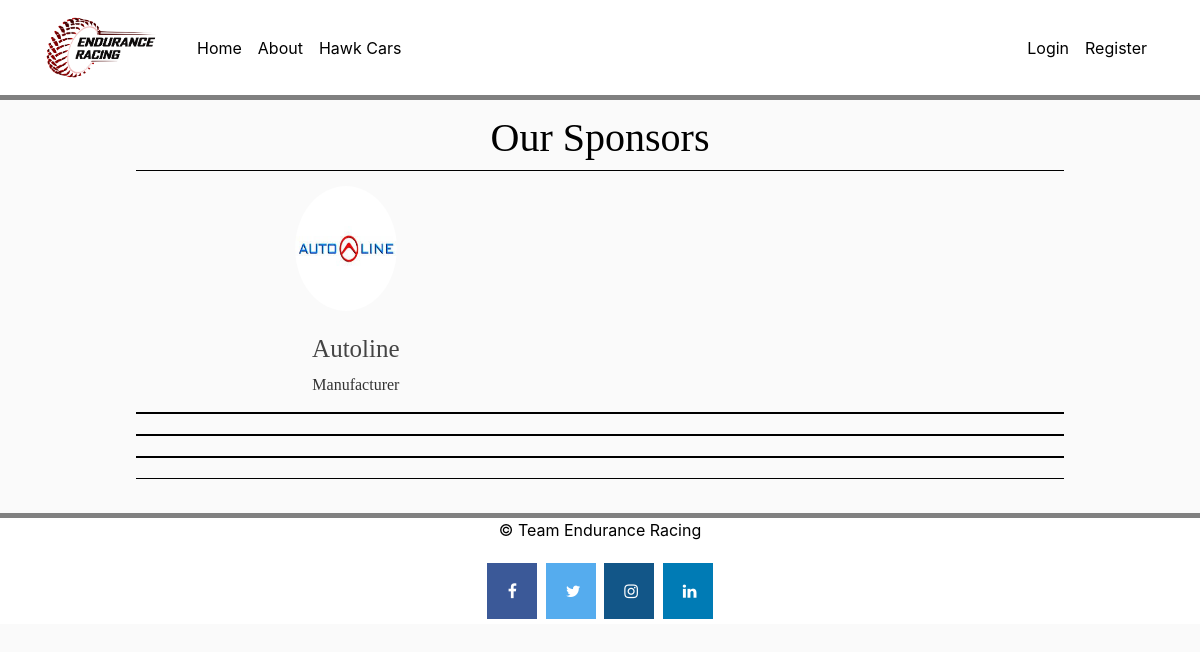
The app's page /HAWK/sponsors/10/ with its own data.
### HAWK/models.py (models this page shows, shortened)
class Team_Sponsors(models.Model):
    Sponsor_type = (('Platinum','Platinum'),( 'Gold', 'Gold') ,('Silver','Silver'), ('Bronze','Bronze'))
    team = models.ForeignKey(Team, on_delete=models.CASCADE)
    image = models.ImageField(default='default.jpg', upload_to ='HAWK/Sponsors')
    name = models.CharField(max_length=50, default="None")
    about_Sponsor_in_short = models.CharField(max_length=100, default="None")
    about_Sponsor = models.TextField(default="None")
    Sponsorship_Package = models.CharField(max_length=10, choices=Sponsor_type ,default= 'Gold')
    Link_Website = models.CharField(max_length=250, default='None')
    Link_Instagram = models.CharField(max_length=250, default='None')
    Link_Facebook = models.CharField(max_length=250, default='None')
    Link_Twitter = models.CharField(max_length=250, default='None')

### HAWK/views.py (the view)
# urls.py: path('sponsors/<car_number>/', SponsorList, name='HAWK-Sponsors'),
def SponsorList(request, car_number):
    context = {
               'Sponsorship_Packages' : ['Platinum','Gold','Silver','Bronze'],
               'Sponsors': Team_Sponsors.objects.filter(team__car_number = car_number)
               }
    return render(request, 'HAWK/Sponsors.html', context)

### HAWK/templates/HAWK/Sponsors.html (shortened to what this page needs)
<!DOCTYPE html>
{%extends "HomePage/base.html"%}
{% load static %}
{%block content%}
    <html>
    <head>
    <h1 style="text-align:center; color:#000000" > Our Sponsors </h1>
    </head>
    <body>
    {% for Sponsorship_Package in Sponsorship_Packages %}
    <div class="bordered">
    <div class="container_center" style="width:80%;">
        <div class="row">
            {% for sponsor in Sponsors %}
                {% if sponsor.Sponsorship_Package == Sponsorship_Package %}
                        <div class="col-sm-4" style="text-align:center; padding: 5px 20px;">
                            <img  class= "rounded-circle account-img"  src="{{sponsor.image.url}}" style="width:50%">
                            <h2><a class="article-title" style="font-size:25px;" href="{% url 'HAWK-AboutSponsor' sponsor.team.car_number sponsor.id %}">{{ sponsor.name }}</a></h2>
                            <div class="caption" >{{sponsor.about_Sponsor_in_short}}</div>
                        </div>
                  {% endif %}
           {% endfor %}
        </div>
    </div>
    </div>
    {% endfor %}
    <br>
    </body>
    </html>
{% endblock content%}

### HomePage/static/HomePage/main.css (style rules this page uses)
body { background: #fafafa; color: #333333; margin-top: 5rem; }
h1, h2, h3, h4, h5, h6 { color: #444444; }
div.bordered { margin: auto; border-bottom: 1px solid #000000; border-top: 1px solid #000000; width:80%; }
DIV.container_center { font-family:verdana; padding: 10px 20px; border-radius: 3px; margin-bottom: 20px; margin: auto; width: 80%; }
DIV.container_center h2 { text-align: center; }
.article-title { color: #444444; }
.account-img { height: 125px; width: 125px; margin-right: 20px; margin-bottom: 16px; }

### records on screen
Team_Sponsors: image (picture), name "Autoline", about_Sponsor_in_short "Manufacturer"
